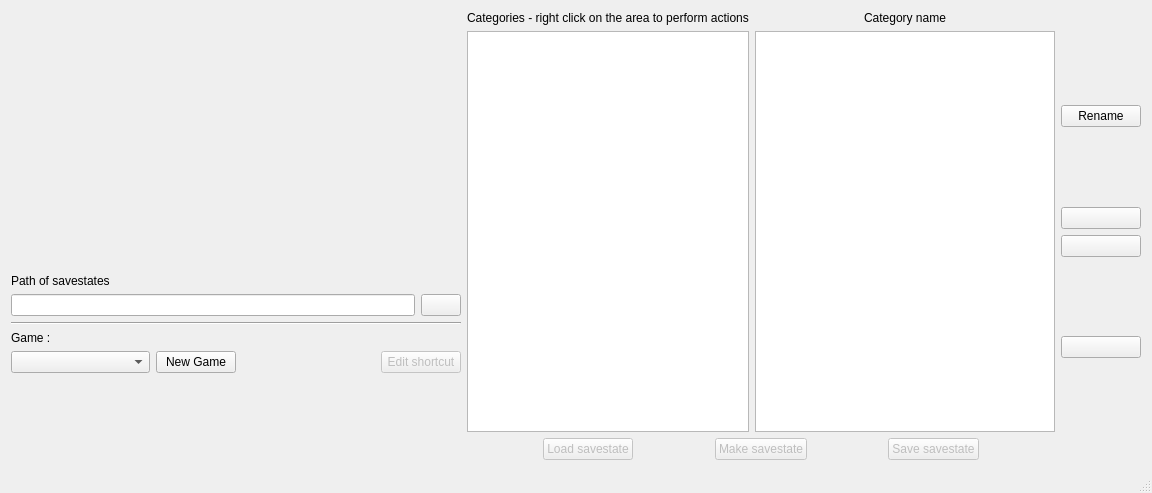
<?xml version="1.0" encoding="UTF-8"?>
<ui version="4.0">
 <class>Savestate2snesw</class>
 <widget class="QMainWindow" name="Savestate2snesw">
  <property name="geometry">
   <rect>
    <x>0</x>
    <y>0</y>
    <width>1152</width>
    <height>493</height>
   </rect>
  </property>
  <property name="windowTitle">
   <string>Savestate2snesw</string>
  </property>
  <property name="locale">
   <locale language="English" country="UnitedStates"/>
  </property>
  <widget class="QWidget" name="centralWidget">
   <property name="sizePolicy">
    <sizepolicy hsizetype="Preferred" vsizetype="Preferred">
     <horstretch>0</horstretch>
     <verstretch>0</verstretch>
    </sizepolicy>
   </property>
   <layout class="QHBoxLayout" name="horizontalLayout_4" stretch="20,30">
    <item>
     <layout class="QVBoxLayout" name="verticalLayout_4">
      <property name="sizeConstraint">
       <enum>QLayout::SetDefaultConstraint</enum>
      </property>
      <item>
       <widget class="ConsoleSwitcher" name="consoleSwitcher" native="true">
        <property name="sizePolicy">
         <sizepolicy hsizetype="Preferred" vsizetype="Minimum">
          <horstretch>0</horstretch>
          <verstretch>0</verstretch>
         </sizepolicy>
        </property>
        <property name="minimumSize">
         <size>
          <width>380</width>
          <height>170</height>
         </size>
        </property>
        <property name="baseSize">
         <size>
          <width>380</width>
          <height>170</height>
         </size>
        </property>
       </widget>
      </item>
      <item>
       <spacer name="verticalSpacer_7">
        <property name="orientation">
         <enum>Qt::Vertical</enum>
        </property>
        <property name="sizeHint" stdset="0">
         <size>
          <width>20</width>
          <height>40</height>
         </size>
        </property>
       </spacer>
      </item>
      <item>
       <layout class="QVBoxLayout" name="verticalLayout_2">
        <property name="sizeConstraint">
         <enum>QLayout::SetMinimumSize</enum>
        </property>
        <item>
         <widget class="QLabel" name="label_4">
          <property name="sizePolicy">
           <sizepolicy hsizetype="Preferred" vsizetype="Minimum">
            <horstretch>0</horstretch>
            <verstretch>0</verstretch>
           </sizepolicy>
          </property>
          <property name="text">
           <string>Path of savestates</string>
          </property>
         </widget>
        </item>
        <item>
         <layout class="QHBoxLayout" name="horizontalLayout_2">
          <item>
           <widget class="QLineEdit" name="pathLineEdit">
            <property name="readOnly">
             <bool>true</bool>
            </property>
           </widget>
          </item>
          <item>
           <widget class="QPushButton" name="pathPushButton">
            <property name="text">
             <string/>
            </property>
           </widget>
          </item>
         </layout>
        </item>
       </layout>
      </item>
      <item>
       <widget class="Line" name="line">
        <property name="orientation">
         <enum>Qt::Horizontal</enum>
        </property>
       </widget>
      </item>
      <item>
       <layout class="QVBoxLayout" name="verticalLayout_3">
        <item>
         <widget class="QLabel" name="label_3">
          <property name="text">
           <string>Game :</string>
          </property>
         </widget>
        </item>
        <item>
         <layout class="QHBoxLayout" name="horizontalLayout_3">
          <item>
           <widget class="QComboBox" name="gameComboBox">
            <property name="sizePolicy">
             <sizepolicy hsizetype="Expanding" vsizetype="Fixed">
              <horstretch>0</horstretch>
              <verstretch>0</verstretch>
             </sizepolicy>
            </property>
           </widget>
          </item>
          <item>
           <widget class="QPushButton" name="newGamePushButton">
            <property name="text">
             <string>New Game</string>
            </property>
           </widget>
          </item>
          <item>
           <spacer name="horizontalSpacer_5">
            <property name="orientation">
             <enum>Qt::Horizontal</enum>
            </property>
            <property name="sizeHint" stdset="0">
             <size>
              <width>40</width>
              <height>20</height>
             </size>
            </property>
           </spacer>
          </item>
          <item>
           <widget class="QPushButton" name="editShortcutButton">
            <property name="enabled">
             <bool>false</bool>
            </property>
            <property name="text">
             <string>Edit shortcut</string>
            </property>
           </widget>
          </item>
         </layout>
        </item>
       </layout>
      </item>
      <item>
       <spacer name="verticalSpacer_6">
        <property name="orientation">
         <enum>Qt::Vertical</enum>
        </property>
        <property name="sizeHint" stdset="0">
         <size>
          <width>20</width>
          <height>40</height>
         </size>
        </property>
       </spacer>
      </item>
     </layout>
    </item>
    <item>
     <layout class="QGridLayout" name="gridLayout" rowstretch="0,0,0,0" columnstretch="15,20,0">
      <item row="2" column="2">
       <layout class="QVBoxLayout" name="verticalLayout">
        <item>
         <spacer name="verticalSpacer_4">
          <property name="orientation">
           <enum>Qt::Vertical</enum>
          </property>
          <property name="sizeHint" stdset="0">
           <size>
            <width>20</width>
            <height>40</height>
           </size>
          </property>
         </spacer>
        </item>
        <item>
         <widget class="QPushButton" name="renameSavePushButton">
          <property name="text">
           <string>Rename</string>
          </property>
          <attribute name="buttonGroup">
           <string notr="true">saveActionButtonGroup</string>
          </attribute>
         </widget>
        </item>
        <item>
         <spacer name="verticalSpacer">
          <property name="orientation">
           <enum>Qt::Vertical</enum>
          </property>
          <property name="sizeHint" stdset="0">
           <size>
            <width>20</width>
            <height>40</height>
           </size>
          </property>
         </spacer>
        </item>
        <item>
         <widget class="QPushButton" name="upSavePushButton">
          <property name="toolTip">
           <string>&lt;html&gt;&lt;head/&gt;&lt;body&gt;&lt;p&gt;Move the order of the savestate upward&lt;/p&gt;&lt;/body&gt;&lt;/html&gt;</string>
          </property>
          <property name="text">
           <string/>
          </property>
          <attribute name="buttonGroup">
           <string notr="true">saveActionButtonGroup</string>
          </attribute>
         </widget>
        </item>
        <item>
         <widget class="QPushButton" name="downSavePushButton">
          <property name="toolTip">
           <string>&lt;html&gt;&lt;head/&gt;&lt;body&gt;&lt;p&gt;Move the order of the savestate downward&lt;/p&gt;&lt;/body&gt;&lt;/html&gt;</string>
          </property>
          <property name="text">
           <string/>
          </property>
          <attribute name="buttonGroup">
           <string notr="true">saveActionButtonGroup</string>
          </attribute>
         </widget>
        </item>
        <item>
         <spacer name="verticalSpacer_2">
          <property name="orientation">
           <enum>Qt::Vertical</enum>
          </property>
          <property name="sizeHint" stdset="0">
           <size>
            <width>20</width>
            <height>40</height>
           </size>
          </property>
         </spacer>
        </item>
        <item>
         <widget class="QPushButton" name="deleteSavePushButton">
          <property name="toolTip">
           <string>&lt;html&gt;&lt;head/&gt;&lt;body&gt;&lt;p&gt;Delete the current selected savestate&lt;/p&gt;&lt;/body&gt;&lt;/html&gt;</string>
          </property>
          <property name="text">
           <string/>
          </property>
          <attribute name="buttonGroup">
           <string notr="true">saveActionButtonGroup</string>
          </attribute>
         </widget>
        </item>
        <item>
         <spacer name="verticalSpacer_3">
          <property name="orientation">
           <enum>Qt::Vertical</enum>
          </property>
          <property name="sizeHint" stdset="0">
           <size>
            <width>20</width>
            <height>40</height>
           </size>
          </property>
         </spacer>
        </item>
       </layout>
      </item>
      <item row="2" column="1">
       <widget class="SaveStateListView" name="savestateListView">
        <property name="editTriggers">
         <set>QAbstractItemView::NoEditTriggers</set>
        </property>
        <property name="iconSize">
         <size>
          <width>0</width>
          <height>0</height>
         </size>
        </property>
        <property name="viewMode">
         <enum>QListView::ListMode</enum>
        </property>
       </widget>
      </item>
      <item row="1" column="1">
       <widget class="QLabel" name="savestateTitleLabel">
        <property name="text">
         <string>Category name</string>
        </property>
        <property name="alignment">
         <set>Qt::AlignCenter</set>
        </property>
       </widget>
      </item>
      <item row="3" column="0" colspan="2">
       <layout class="QHBoxLayout" name="horizontalLayout">
        <item>
         <spacer name="horizontalSpacer">
          <property name="orientation">
           <enum>Qt::Horizontal</enum>
          </property>
          <property name="sizeHint" stdset="0">
           <size>
            <width>40</width>
            <height>20</height>
           </size>
          </property>
         </spacer>
        </item>
        <item>
         <widget class="QPushButton" name="loadStatePushButton">
          <property name="enabled">
           <bool>false</bool>
          </property>
          <property name="toolTip">
           <string>&lt;html&gt;&lt;head/&gt;&lt;body&gt;&lt;p&gt;Load the selected savestate (F5)&lt;/p&gt;&lt;/body&gt;&lt;/html&gt;</string>
          </property>
          <property name="text">
           <string>Load savestate</string>
          </property>
         </widget>
        </item>
        <item>
         <spacer name="horizontalSpacer_4">
          <property name="orientation">
           <enum>Qt::Horizontal</enum>
          </property>
          <property name="sizeHint" stdset="0">
           <size>
            <width>40</width>
            <height>20</height>
           </size>
          </property>
         </spacer>
        </item>
        <item>
         <widget class="QPushButton" name="addSaveStatePushButton">
          <property name="enabled">
           <bool>false</bool>
          </property>
          <property name="toolTip">
           <string>&lt;html&gt;&lt;head/&gt;&lt;body&gt;&lt;p&gt;Trigger the making of a savestate and save it to disk (F9)&lt;/p&gt;&lt;/body&gt;&lt;/html&gt;</string>
          </property>
          <property name="text">
           <string>Make savestate</string>
          </property>
         </widget>
        </item>
        <item>
         <spacer name="horizontalSpacer_3">
          <property name="orientation">
           <enum>Qt::Horizontal</enum>
          </property>
          <property name="sizeHint" stdset="0">
           <size>
            <width>40</width>
            <height>20</height>
           </size>
          </property>
         </spacer>
        </item>
        <item>
         <widget class="QPushButton" name="saveSaveStatePushButton">
          <property name="enabled">
           <bool>false</bool>
          </property>
          <property name="toolTip">
           <string>&lt;html&gt;&lt;head/&gt;&lt;body&gt;&lt;p&gt;Save the current savestate stored in snes memory to disk (F7)&lt;/p&gt;&lt;/body&gt;&lt;/html&gt;</string>
          </property>
          <property name="text">
           <string>Save savestate</string>
          </property>
         </widget>
        </item>
        <item>
         <spacer name="horizontalSpacer_2">
          <property name="orientation">
           <enum>Qt::Horizontal</enum>
          </property>
          <property name="sizeHint" stdset="0">
           <size>
            <width>40</width>
            <height>20</height>
           </size>
          </property>
         </spacer>
        </item>
       </layout>
      </item>
      <item row="2" column="0">
       <widget class="QTreeView" name="categoryTreeView">
        <property name="editTriggers">
         <set>QAbstractItemView::NoEditTriggers</set>
        </property>
        <property name="iconSize">
         <size>
          <width>20</width>
          <height>20</height>
         </size>
        </property>
        <property name="rootIsDecorated">
         <bool>true</bool>
        </property>
        <attribute name="headerVisible">
         <bool>false</bool>
        </attribute>
       </widget>
      </item>
      <item row="1" column="0">
       <widget class="QLabel" name="label">
        <property name="text">
         <string>Categories - right click on the area to perform actions</string>
        </property>
       </widget>
      </item>
     </layout>
    </item>
   </layout>
  </widget>
  <widget class="QStatusBar" name="statusBar"/>
  <action name="actionRemoveSavestate">
   <property name="text">
    <string>Remove Savestate</string>
   </property>
  </action>
  <action name="actionRemoveCategory">
   <property name="text">
    <string>Remove category</string>
   </property>
  </action>
  <action name="actionAddSubCategory">
   <property name="text">
    <string>Add sub category</string>
   </property>
  </action>
  <action name="actionAddCategory">
   <property name="text">
    <string>Add category</string>
   </property>
  </action>
  <action name="actionReload_last_savestate">
   <property name="text">
    <string>Reload last savestate</string>
   </property>
   <property name="shortcut">
    <string>F5</string>
   </property>
  </action>
  <action name="actionMake_a_savestate">
   <property name="text">
    <string>Make a savestate</string>
   </property>
   <property name="shortcut">
    <string>F9</string>
   </property>
  </action>
  <action name="actionSave_a_savestate">
   <property name="text">
    <string>Save a savestate</string>
   </property>
   <property name="shortcut">
    <string>F7</string>
   </property>
  </action>
  <action name="actionCategorySetIcon">
   <property name="text">
    <string>Set Icon</string>
   </property>
  </action>
 </widget>
 <layoutdefault spacing="6" margin="11"/>
 <customwidgets>
  <customwidget>
   <class>ConsoleSwitcher</class>
   <extends>QWidget</extends>
   <header>consoleswitcher.h</header>
   <container>1</container>
  </customwidget>
  <customwidget>
   <class>SaveStateListView</class>
   <extends>QListView</extends>
   <header location="global">savestatelistview.h</header>
  </customwidget>
 </customwidgets>
 <resources/>
 <connections/>
 <buttongroups>
  <buttongroup name="saveActionButtonGroup"/>
 </buttongroups>
</ui>
